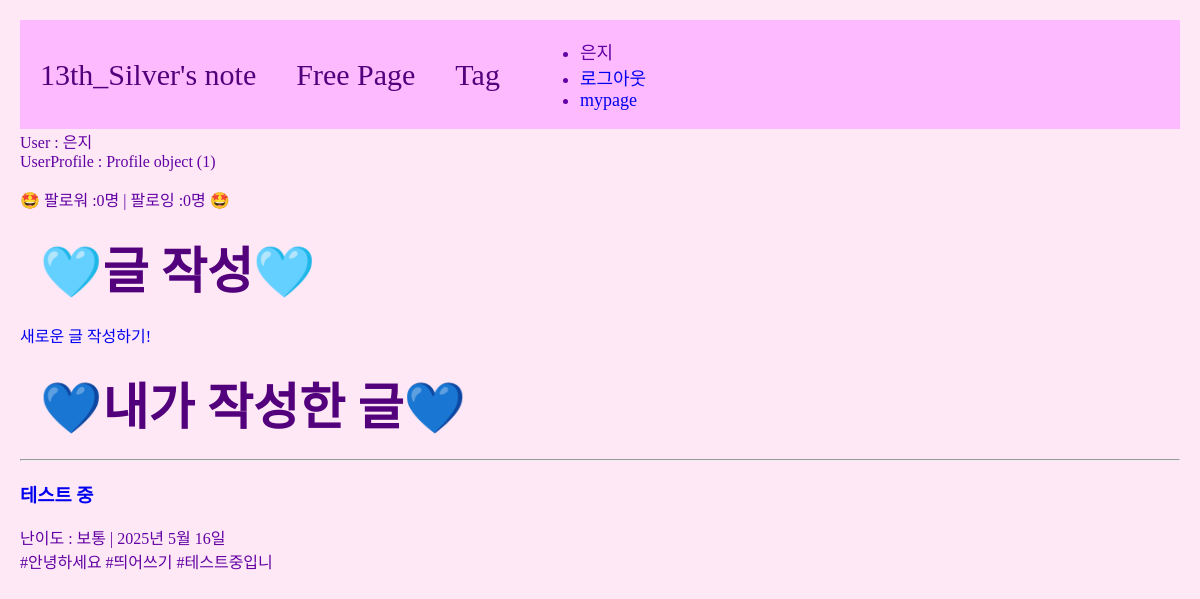
The page /users/mypage/1 (signed in) on the database as committed earlier.
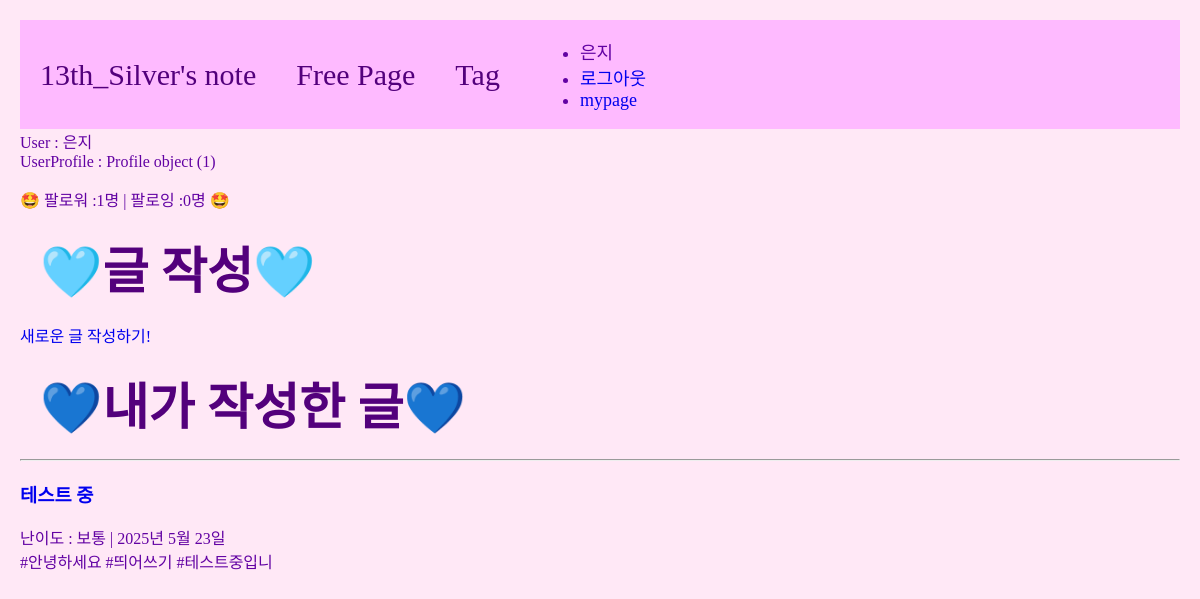
The same page on the database as committed later.
### accounts/models.py (models this page shows)
class Profile(models.Model):
    user = models.OneToOneField(User, on_delete=models.CASCADE)
    age = models.IntegerField(null=True, blank=True)
    mbti = models.TextField(max_length=5, null=True, blank=True)
    followings = models.ManyToManyField("self", related_name="followers", symmetrical=False)

### main/models.py (models this page shows, shortened)
class Post(models.Model):
    title = models.CharField(max_length=50)
    writer = models.ForeignKey(User, null=False, blank=False, on_delete=models.CASCADE)
    difficulty = models.CharField(max_length=30)
    content = models.TextField()
    pub_date = models.DateField()
    image = models.ImageField(upload_to="post/", blank=True, null=True)
    tags = models.ManyToManyField(Tag, related_name='posts', blank=True)
    like = models.ManyToManyField(User, related_name='likes', blank=True)
    like_count = models.PositiveIntegerField(default=0)
    def summary(self):
        return self.content[:20]

### users/views.py (the view)
# urls.py: path('mypage/<int:user_id>', views.mypage, name='mypage'),
@login_required
def mypage(request, user_id):
    user = get_object_or_404(User, pk=user_id)
    posts = Post.objects.filter(writer=user)
    context = {
        'user':user,
        'posts':posts, #유저가 작성한 글 목록
    }
    return render(request, 'users/mypage.html', context)

### users/templates/users/mypage.html (shortened to what this page needs)
{% extends 'base.html' %}
{% block content %}
User : {{user}} <br>
UserProfile : {{user.profile}} <br>
<p>🤩 팔로워 :{{ user.profile.followers.count}}명 | 팔로잉 :{{ user.profile.followings.count}}명 🤩</p>
<h2 class="contents">🩵글 작성🩵</h2>
<div>
    <div>
        {% if user.is_authenticated %}
        <a href="{% url 'main:new-post' %}">새로운 글 작성하기!</a>
        {% endif %}
    </div>
</div>
<h2 class="contents">💙내가 작성한 글💙</h2>
    {% for post in posts %}
        <hr/>
        <h3><a href="{% url 'main:detail' post.id %}">{{post.title}}</a></h3>
        난이도 : {% if post.difficulty == 'easy' %}쉬움
        {% elif post.difficulty == 'normal' %}보통
        {% elif post.difficulty == 'hard' %}어려움
        {% endif %} | {{post.pub_date}}<br>
        {{post.summary}}
        <br>
    {% empty %}
    <p>아직 글이 없네요! 첫 글을 작성해볼까요?</p>
    {% endfor %}
{% endblock %}

### project/templates/base.html (shortened to what this page needs)
<!DOCTYPE html>
{% load static %}
<html lang="ko">
    <head>
        <link rel="stylesheet"type="text/css" href="{% static 'css/project.css' %}">
    </head>
    <body class="body-container">
    {% include 'shared/_navbar.html' %}
    {% block content %}
    {% endblock %}
    </body>
</html>

### project/templates/shared/_navbar.html
<nav class="navbar-container">
    <a class="navbar-link" href="{% url 'main:mainpage' %}">13th_Silver's note</a>
    <a class="navbar-link" href="{% url 'main:freepage' %}">Free Page</a>
    <a class="navbar-link" href="{% url 'main:tag-list' %}">Tag</a>
    <div class="nav-right">
        {% if user.is_authenticated %}
        <ul class="nav-link-account">
            <li class="nav-link-user">{{user.username}}</li>
            <li><a href="{% url 'accounts:logout' %}">로그아웃</a></li>
            <li><a href="{% url 'users:mypage' user_id=user.id %}">mypage</a></li>
        </ul>
        {% else %}
        <ul class="nav=link-account">
            <li><a href="{% url 'accounts:login' %}">로그인</a></li>
            <li><a href="{% url 'accounts:signup' %}">signup</a></li>
        </ul>
        {% endif %}
    </div>
</nav>

### project/static/css/project.css (style rules this page uses)
h2 { color: #53007C; }

### project/templates/base.html (style rules this page uses)
a { text-decoration: none; }
.body-container { background-color: #FFE8F6; color: #6202a3; margin: 20px; }
.navbar-container { display: flex; align-items: center; padding-left: 20px; gap: 40px; background-color: #febaff; font-size: 18px; }
.navbar-link { color: #53007C; font-size: 30px; }
.contents { font-size: 50px; margin: 20px; }

Rows that differ between the two databases and show on the page:
changed Post "테스트 중": pub_date "2025년 5월 16일" → "2025년 5월 23일"
Other text that changed with them:
{{ user.profile.followers.count }}: "0" → "1"
